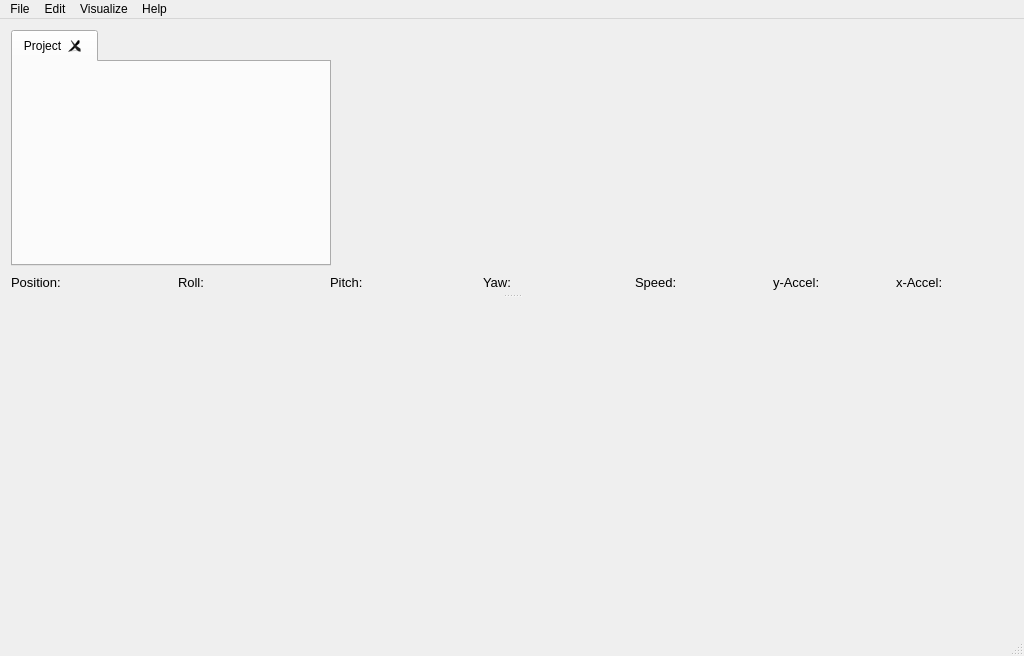
<?xml version="1.0" encoding="UTF-8"?>
<ui version="4.0">
 <class>MainWindow</class>
 <widget class="QMainWindow" name="MainWindow">
  <property name="windowModality">
   <enum>Qt::NonModal</enum>
  </property>
  <property name="geometry">
   <rect>
    <x>0</x>
    <y>0</y>
    <width>1024</width>
    <height>656</height>
   </rect>
  </property>
  <property name="minimumSize">
   <size>
    <width>0</width>
    <height>0</height>
   </size>
  </property>
  <property name="windowTitle">
   <string>Hard to find a Name</string>
  </property>
  <property name="windowIcon">
   <iconset>
    <normaloff>fvd.ico</normaloff>fvd.ico</iconset>
  </property>
  <widget class="QWidget" name="centralWidget">
   <property name="sizePolicy">
    <sizepolicy hsizetype="Expanding" vsizetype="Expanding">
     <horstretch>0</horstretch>
     <verstretch>0</verstretch>
    </sizepolicy>
   </property>
   <property name="autoFillBackground">
    <bool>false</bool>
   </property>
   <layout class="QVBoxLayout" name="verticalLayout">
    <item>
     <widget class="QSplitter" name="vertSplitter">
      <property name="orientation">
       <enum>Qt::Vertical</enum>
      </property>
      <widget class="QFrame" name="mainFrame">
       <property name="frameShape">
        <enum>QFrame::NoFrame</enum>
       </property>
       <property name="frameShadow">
        <enum>QFrame::Raised</enum>
       </property>
       <layout class="QVBoxLayout" name="verticalLayout_2">
        <property name="leftMargin">
         <number>0</number>
        </property>
        <property name="topMargin">
         <number>0</number>
        </property>
        <property name="rightMargin">
         <number>0</number>
        </property>
        <property name="bottomMargin">
         <number>0</number>
        </property>
        <item>
         <widget class="QSplitter" name="splitter">
          <property name="sizePolicy">
           <sizepolicy hsizetype="Expanding" vsizetype="Expanding">
            <horstretch>0</horstretch>
            <verstretch>0</verstretch>
           </sizepolicy>
          </property>
          <property name="lineWidth">
           <number>5</number>
          </property>
          <property name="orientation">
           <enum>Qt::Horizontal</enum>
          </property>
          <property name="opaqueResize">
           <bool>true</bool>
          </property>
          <property name="handleWidth">
           <number>4</number>
          </property>
          <widget class="QFrame" name="tabFrame">
           <property name="sizePolicy">
            <sizepolicy hsizetype="Minimum" vsizetype="Minimum">
             <horstretch>0</horstretch>
             <verstretch>0</verstretch>
            </sizepolicy>
           </property>
           <property name="maximumSize">
            <size>
             <width>320</width>
             <height>16777215</height>
            </size>
           </property>
           <property name="frameShape">
            <enum>QFrame::NoFrame</enum>
           </property>
           <property name="frameShadow">
            <enum>QFrame::Raised</enum>
           </property>
           <layout class="QGridLayout" name="gridLayout">
            <property name="leftMargin">
             <number>0</number>
            </property>
            <property name="topMargin">
             <number>0</number>
            </property>
            <property name="rightMargin">
             <number>0</number>
            </property>
            <property name="bottomMargin">
             <number>0</number>
            </property>
            <item row="0" column="0">
             <widget class="QTabWidget" name="tabChooser">
              <property name="minimumSize">
               <size>
                <width>320</width>
                <height>0</height>
               </size>
              </property>
              <property name="maximumSize">
               <size>
                <width>320</width>
                <height>16777214</height>
               </size>
              </property>
              <property name="tabPosition">
               <enum>QTabWidget::North</enum>
              </property>
              <property name="currentIndex">
               <number>0</number>
              </property>
              <property name="documentMode">
               <bool>false</bool>
              </property>
              <property name="tabsClosable">
               <bool>true</bool>
              </property>
              <property name="movable">
               <bool>false</bool>
              </property>
              <widget class="projectWidget" name="projectTab">
               <attribute name="title">
                <string>Project</string>
               </attribute>
              </widget>
             </widget>
            </item>
           </layout>
          </widget>
         </widget>
        </item>
        <item>
         <widget class="QFrame" name="infoFrame">
          <property name="minimumSize">
           <size>
            <width>0</width>
            <height>22</height>
           </size>
          </property>
          <property name="maximumSize">
           <size>
            <width>16777215</width>
            <height>22</height>
           </size>
          </property>
          <property name="frameShape">
           <enum>QFrame::NoFrame</enum>
          </property>
          <property name="frameShadow">
           <enum>QFrame::Raised</enum>
          </property>
          <layout class="QHBoxLayout" name="horizontalLayout">
           <property name="leftMargin">
            <number>0</number>
           </property>
           <property name="topMargin">
            <number>0</number>
           </property>
           <property name="rightMargin">
            <number>0</number>
           </property>
           <property name="bottomMargin">
            <number>0</number>
           </property>
           <item>
            <widget class="QLabel" name="infoPosLabel">
             <property name="sizePolicy">
              <sizepolicy hsizetype="Minimum" vsizetype="Preferred">
               <horstretch>110</horstretch>
               <verstretch>0</verstretch>
              </sizepolicy>
             </property>
             <property name="maximumSize">
              <size>
               <width>16777215</width>
               <height>15</height>
              </size>
             </property>
             <property name="font">
              <font>
               <pointsize>10</pointsize>
              </font>
             </property>
             <property name="contextMenuPolicy">
              <enum>Qt::NoContextMenu</enum>
             </property>
             <property name="autoFillBackground">
              <bool>false</bool>
             </property>
             <property name="lineWidth">
              <number>0</number>
             </property>
             <property name="text">
              <string>Position:</string>
             </property>
             <property name="textInteractionFlags">
              <set>Qt::NoTextInteraction</set>
             </property>
            </widget>
           </item>
           <item>
            <widget class="QLabel" name="infoRollLabel">
             <property name="sizePolicy">
              <sizepolicy hsizetype="Minimum" vsizetype="Preferred">
               <horstretch>100</horstretch>
               <verstretch>0</verstretch>
              </sizepolicy>
             </property>
             <property name="maximumSize">
              <size>
               <width>16777215</width>
               <height>15</height>
              </size>
             </property>
             <property name="font">
              <font>
               <pointsize>10</pointsize>
              </font>
             </property>
             <property name="text">
              <string>Roll:</string>
             </property>
            </widget>
           </item>
           <item>
            <widget class="QLabel" name="infoPitchLabel">
             <property name="sizePolicy">
              <sizepolicy hsizetype="Minimum" vsizetype="Preferred">
               <horstretch>100</horstretch>
               <verstretch>0</verstretch>
              </sizepolicy>
             </property>
             <property name="maximumSize">
              <size>
               <width>16777215</width>
               <height>15</height>
              </size>
             </property>
             <property name="font">
              <font>
               <pointsize>10</pointsize>
              </font>
             </property>
             <property name="text">
              <string>Pitch:</string>
             </property>
            </widget>
           </item>
           <item>
            <widget class="QLabel" name="infoDirLabel">
             <property name="sizePolicy">
              <sizepolicy hsizetype="Minimum" vsizetype="Preferred">
               <horstretch>100</horstretch>
               <verstretch>0</verstretch>
              </sizepolicy>
             </property>
             <property name="minimumSize">
              <size>
               <width>0</width>
               <height>0</height>
              </size>
             </property>
             <property name="maximumSize">
              <size>
               <width>16777215</width>
               <height>15</height>
              </size>
             </property>
             <property name="font">
              <font>
               <pointsize>10</pointsize>
              </font>
             </property>
             <property name="text">
              <string>Yaw:</string>
             </property>
            </widget>
           </item>
           <item>
            <widget class="QLabel" name="infoSpeedLabel">
             <property name="sizePolicy">
              <sizepolicy hsizetype="Minimum" vsizetype="Preferred">
               <horstretch>90</horstretch>
               <verstretch>0</verstretch>
              </sizepolicy>
             </property>
             <property name="maximumSize">
              <size>
               <width>16777215</width>
               <height>15</height>
              </size>
             </property>
             <property name="font">
              <font>
               <pointsize>10</pointsize>
              </font>
             </property>
             <property name="text">
              <string>Speed:</string>
             </property>
            </widget>
           </item>
           <item>
            <widget class="QLabel" name="infoNormalLabel">
             <property name="sizePolicy">
              <sizepolicy hsizetype="Minimum" vsizetype="Preferred">
               <horstretch>80</horstretch>
               <verstretch>0</verstretch>
              </sizepolicy>
             </property>
             <property name="maximumSize">
              <size>
               <width>16777215</width>
               <height>15</height>
              </size>
             </property>
             <property name="font">
              <font>
               <pointsize>10</pointsize>
              </font>
             </property>
             <property name="text">
              <string>y-Accel:</string>
             </property>
            </widget>
           </item>
           <item>
            <widget class="QLabel" name="infoLateralLabel">
             <property name="sizePolicy">
              <sizepolicy hsizetype="Minimum" vsizetype="Preferred">
               <horstretch>80</horstretch>
               <verstretch>0</verstretch>
              </sizepolicy>
             </property>
             <property name="maximumSize">
              <size>
               <width>16777215</width>
               <height>15</height>
              </size>
             </property>
             <property name="font">
              <font>
               <pointsize>10</pointsize>
              </font>
             </property>
             <property name="text">
              <string>x-Accel:</string>
             </property>
            </widget>
           </item>
          </layout>
         </widget>
        </item>
       </layout>
      </widget>
      <widget class="graphWidget" name="customPlot" native="true">
       <property name="sizePolicy">
        <sizepolicy hsizetype="Expanding" vsizetype="MinimumExpanding">
         <horstretch>0</horstretch>
         <verstretch>0</verstretch>
        </sizepolicy>
       </property>
       <property name="minimumSize">
        <size>
         <width>0</width>
         <height>310</height>
        </size>
       </property>
       <property name="maximumSize">
        <size>
         <width>16777215</width>
         <height>325</height>
        </size>
       </property>
       <property name="baseSize">
        <size>
         <width>0</width>
         <height>0</height>
        </size>
       </property>
       <property name="cursor">
        <cursorShape>ArrowCursor</cursorShape>
       </property>
       <property name="mouseTracking">
        <bool>true</bool>
       </property>
       <property name="autoFillBackground">
        <bool>false</bool>
       </property>
      </widget>
     </widget>
    </item>
   </layout>
  </widget>
  <widget class="QMenuBar" name="menuBar">
   <property name="geometry">
    <rect>
     <x>0</x>
     <y>0</y>
     <width>1024</width>
     <height>22</height>
    </rect>
   </property>
   <widget class="QMenu" name="menuFile">
    <property name="title">
     <string>File</string>
    </property>
    <addaction name="actionNew"/>
    <addaction name="actionLoad"/>
    <addaction name="actionSave"/>
    <addaction name="actionSave_As"/>
    <addaction name="separator"/>
    <addaction name="actionExport"/>
    <addaction name="actionExportAs"/>
    <addaction name="separator"/>
    <addaction name="actionExport_Model_As"/>
    <addaction name="separator"/>
    <addaction name="actionQuit"/>
   </widget>
   <widget class="QMenu" name="menuView">
    <property name="title">
     <string>Visualize</string>
    </property>
    <addaction name="actionUseShader0"/>
    <addaction name="actionUseShader1"/>
    <addaction name="actionUseShader2"/>
    <addaction name="actionUseShader3"/>
    <addaction name="actionUseShader4"/>
    <addaction name="actionUseShader5"/>
   </widget>
   <widget class="QMenu" name="menuEdit">
    <property name="title">
     <string>Edit</string>
    </property>
    <addaction name="actionUndo"/>
    <addaction name="actionRedo"/>
    <addaction name="separator"/>
    <addaction name="actionOptions"/>
   </widget>
   <widget class="QMenu" name="menuHelp">
    <property name="title">
     <string>Help</string>
    </property>
    <addaction name="actionConversion_Panel"/>
   </widget>
   <addaction name="menuFile"/>
   <addaction name="menuEdit"/>
   <addaction name="menuView"/>
   <addaction name="menuHelp"/>
  </widget>
  <widget class="QStatusBar" name="statusBar"/>
  <action name="actionExportAs">
   <property name="checkable">
    <bool>false</bool>
   </property>
   <property name="text">
    <string>Export As</string>
   </property>
   <property name="toolTip">
    <string>Export</string>
   </property>
   <property name="shortcut">
    <string>Ctrl+Shift+E</string>
   </property>
   <property name="visible">
    <bool>true</bool>
   </property>
   <property name="iconVisibleInMenu">
    <bool>false</bool>
   </property>
  </action>
  <action name="actionNew">
   <property name="text">
    <string>New</string>
   </property>
   <property name="shortcut">
    <string>Ctrl+N</string>
   </property>
  </action>
  <action name="actionLoad">
   <property name="text">
    <string>Load</string>
   </property>
   <property name="shortcut">
    <string>Ctrl+L</string>
   </property>
  </action>
  <action name="actionSave">
   <property name="text">
    <string>Save</string>
   </property>
   <property name="shortcut">
    <string>Ctrl+S</string>
   </property>
  </action>
  <action name="actionSave_As">
   <property name="text">
    <string>Save As</string>
   </property>
   <property name="shortcut">
    <string>Ctrl+Shift+S</string>
   </property>
  </action>
  <action name="actionQuit">
   <property name="text">
    <string>Quit</string>
   </property>
   <property name="shortcut">
    <string>Ctrl+Q</string>
   </property>
  </action>
  <action name="actionUseShader0">
   <property name="checkable">
    <bool>true</bool>
   </property>
   <property name="checked">
    <bool>true</bool>
   </property>
   <property name="text">
    <string>Nothing</string>
   </property>
   <property name="shortcut">
    <string>Ctrl+1</string>
   </property>
  </action>
  <action name="actionUseShader1">
   <property name="checkable">
    <bool>true</bool>
   </property>
   <property name="text">
    <string>Velocity</string>
   </property>
   <property name="shortcut">
    <string>Ctrl+2</string>
   </property>
  </action>
  <action name="actionUseShader2">
   <property name="checkable">
    <bool>true</bool>
   </property>
   <property name="text">
    <string>RollSpeed</string>
   </property>
   <property name="shortcut">
    <string>Ctrl+3</string>
   </property>
  </action>
  <action name="actionUseShader3">
   <property name="checkable">
    <bool>true</bool>
   </property>
   <property name="text">
    <string>Normal Force</string>
   </property>
   <property name="shortcut">
    <string>Ctrl+4</string>
   </property>
  </action>
  <action name="actionUseShader4">
   <property name="checkable">
    <bool>true</bool>
   </property>
   <property name="text">
    <string>Lateral Force</string>
   </property>
   <property name="shortcut">
    <string>Ctrl+5</string>
   </property>
  </action>
  <action name="actionUseShader5">
   <property name="checkable">
    <bool>true</bool>
   </property>
   <property name="text">
    <string>Track Flexion</string>
   </property>
   <property name="shortcut">
    <string>Ctrl+6</string>
   </property>
  </action>
  <action name="actionUndo">
   <property name="text">
    <string>Undo</string>
   </property>
   <property name="shortcut">
    <string>Ctrl+Z</string>
   </property>
  </action>
  <action name="actionRedo">
   <property name="text">
    <string>Redo</string>
   </property>
   <property name="shortcut">
    <string>Ctrl+Y</string>
   </property>
  </action>
  <action name="actionExport">
   <property name="text">
    <string>Export</string>
   </property>
   <property name="shortcut">
    <string>Ctrl+E</string>
   </property>
  </action>
  <action name="actionOptions">
   <property name="text">
    <string>Options</string>
   </property>
  </action>
  <action name="actionConversion_Panel">
   <property name="text">
    <string>Conversions</string>
   </property>
  </action>
  <action name="actionExport_Model">
   <property name="text">
    <string>Export Model</string>
   </property>
  </action>
  <action name="actionExport_Model_As">
   <property name="text">
    <string>Export Model As</string>
   </property>
  </action>
 </widget>
 <layoutdefault spacing="6" margin="11"/>
 <customwidgets>
  <customwidget>
   <class>projectWidget</class>
   <extends>QWidget</extends>
   <header>projectwidget.h</header>
   <container>1</container>
  </customwidget>
  <customwidget>
   <class>graphWidget</class>
   <extends>QWidget</extends>
   <header>graphwidget.h</header>
   <container>1</container>
  </customwidget>
 </customwidgets>
 <resources/>
 <connections/>
</ui>
